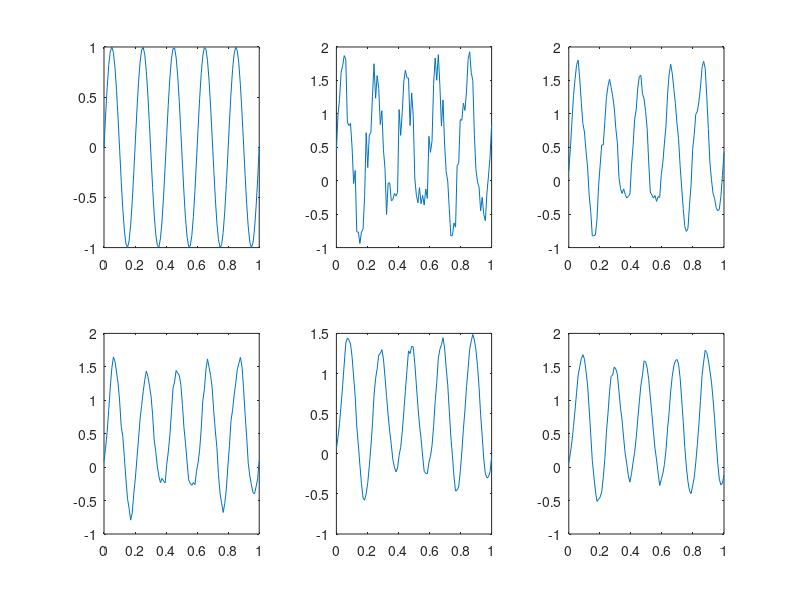

Write the MATLAB code that produced this figure.
clc
clear all
close all
t=linspace(0,1,100);
x=sin(2*pi*5*t);    %Input signal
n=rand(1,length(x));
x1=x+n; %Corrupted signal
M1=3;
M2=5;
M3=7;
M4=9;
h1=1/M1*ones(1,M1);
h2=1/M2*ones(1,M2);
h3=1/M3*ones(1,M3);
h4=1/M3*ones(1,M4);
y1=filter(h1,1,x1);
y2=filter(h2,1,x1);
y3=filter(h3,1,x1);
y4=filter(h4,1,x1);
subplot(2,3,1),plot(t,x),
subplot(2,3,2),plot(t,x1),
subplot(2,3,3),plot(t,y1),
subplot(2,3,4),plot(t,y2),
subplot(2,3,5),plot(t,y3),
subplot(2,3,6),plot(t,y4),